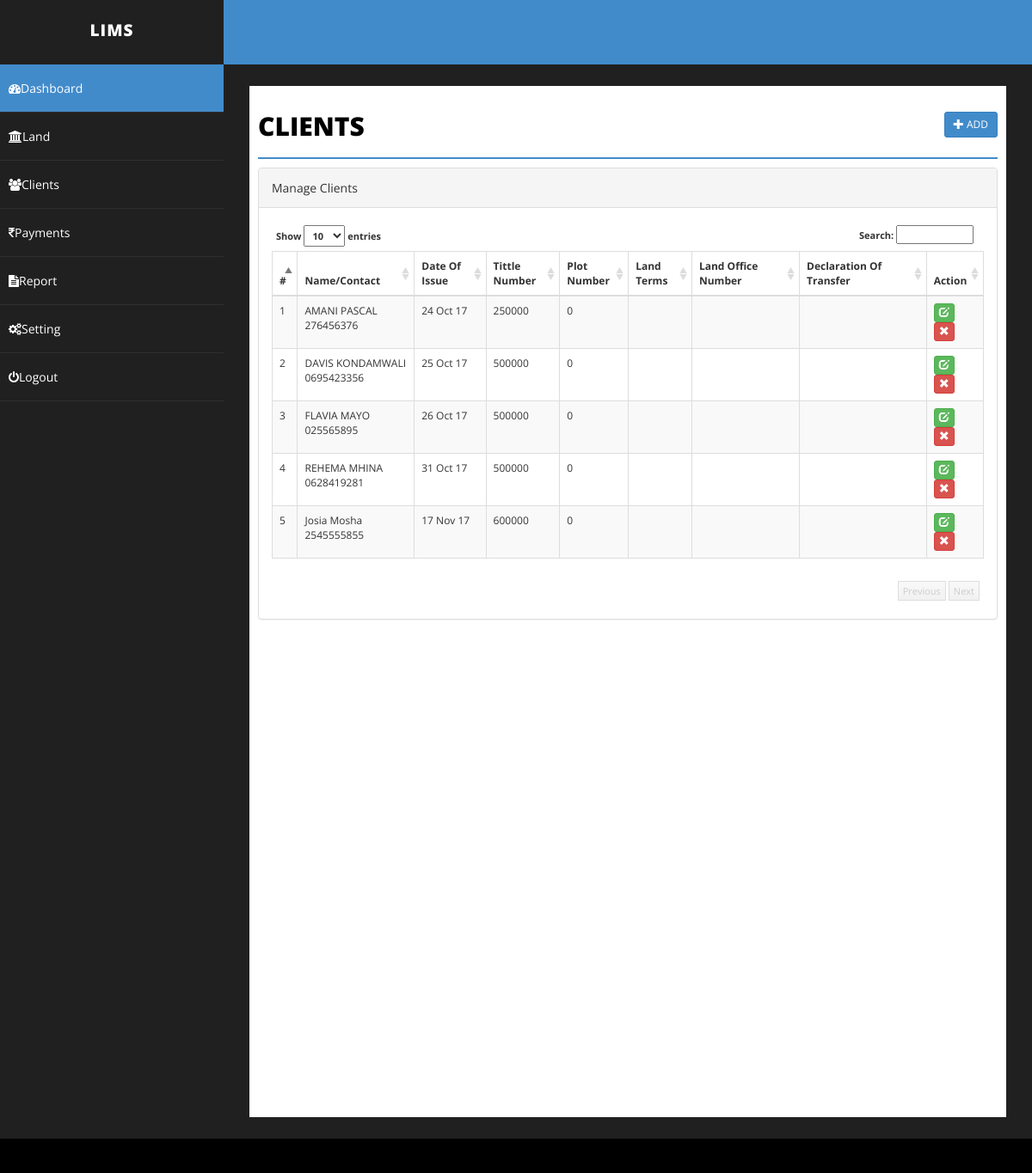
/student.php (signed in), run on the app's committed database.
### tables this page shows
CREATE TABLE IF NOT EXISTS `student` (
  `id` int(255) NOT NULL AUTO_INCREMENT,
  `emailid` varchar(255) NOT NULL,
  `sname` varchar(255) NOT NULL,
  `joindate` datetime NOT NULL,
  `about` text NOT NULL,
  `contact` varchar(255) NOT NULL,
  `fees` int(255) NOT NULL,
  `branch` varchar(255) NOT NULL,
  `balance` int(255) NOT NULL,
  `delete_status` enum('0','1') NOT NULL DEFAULT '0',
  PRIMARY KEY (`id`)
);

### student.php (the view, shortened to what this page needs)
<?php
include("php/dbconnect.php");
$id="";
$emailid='';
$sname='';
$joindate = '';
$contact='';
$balance = '';
$land_terms = '';
$office_number = '';
$fees='';
$advancefees= '';
$about = '';
$branch='';
$dot='';
$action = "add";
?>
<!DOCTYPE html>
<html xmlns="http://www.w3.org/1999/xhtml">
<head>
    <link href="css/bootstrap.css" rel="stylesheet" />
    <link href="css/font-awesome.css" rel="stylesheet" />
    <link href="css/basic.css" rel="stylesheet" />
    <link href="css/custom.css" rel="stylesheet" />
	<link href="css/ui.css" rel="stylesheet" />
	<link href="css/datepicker.css" rel="stylesheet" />
</head>
<?php
include("php/header.php");
?>
        <div id="page-wrapper">
            <div id="page-inner">
                <div class="row">
                    <div class="col-md-12">
                        <h1 class="page-head-line">Clients
						<?php
						echo (isset($_GET['action']) && @$_GET['action']=="add" || @$_GET['action']=="edit")?
						' <a href="clients.php" class="btn btn-primary btn-sm pull-right">Back <i class="glyphicon glyphicon-arrow-right"></i></a>':'<a href="clients.php?action=add" class="btn btn-primary btn-sm pull-right"><i class="glyphicon glyphicon-plus"></i> Add </a>';
						?>
						</h1>
                    </div>
                </div>
        <?php
		 if(isset($_GET['action']) && @$_GET['action']=="add" || @$_GET['action']=="edit")
		 {
		?>
			<script type="text/javascript" src="js/validation/jquery.validate.min.js"></script>
                <div class="row">
                    <div class="col-sm-10 col-sm-offset-1">
               <div class="panel panel-primary">
                        <div class="panel-heading">
                           <?php echo ($action=="add")? "Add Client": "Edit Client"; ?>
                        </div>
						<form action="clients.php" method="post" id="signupForm1" class="form-horizontal">
                        <div class="panel-body">
						<fieldset class="scheduler-border" >
						 <legend  class="scheduler-border">Personal Information:</legend>
						<div class="form-group">
								<label class="col-sm-2 control-label" for="Old">Name* </label>
								<div class="col-sm-10">
									<input type="text" class="form-control" id="sname" name="sname" value="<?php echo $sname;?>"  />
								</div>
							</div>
						<div class="form-group">
								<label class="col-sm-2 control-label" for="Old">Contact* </label>
								<div class="col-sm-10">
									<input type="text" class="form-control" id="contact" name="contact" value="<?php echo $contact;?>" maxlength="10" />
								</div>
							</div>
						<div class="form-group">
								<label class="col-sm-2 control-label" for="Old">Location* </label>
								<div class="col-sm-10">
									<select  class="form-control" id="branch" name="branch" >
									<option value="" >Select Location*</option>
                                    <?php
									$sql = "select * from branch where delete_status='0' order by branch.branch asc";
									$q = $conn->query($sql);
									while($r = $q->fetch_assoc())
									{
									echo '<option value="'.$r['id'].'"  '.(($branch==$r['id'])?'selected="selected"':'').'>'.$r['branch'].'</option>';
									}
									?>
									</select>
								</div>
						</div>
						<div class="form-group">
								<label class="col-sm-2 control-label" for="Old">DOJ* </label>
								<div class="col-sm-10">
									<input type="text" class="form-control" id="joindate" name="joindate" value="<?php echo  ($joindate!='')?date("Y-m-d", strtotime($joindate)):'';?>" style="background-color: #fff;" readonly />
								</div>
							</div>
						 </fieldset>
							<fieldset class="scheduler-border" >
						 <legend  class="scheduler-border">Land Information:</legend>
						<div class="form-group">
								<label class="col-sm-2 control-label" for="Old">Tittle number </label>
								<div class="col-sm-10">
									<input type="text" class="form-control" id="fees" name="fees" value="<?php echo $fees;?>" <?php echo ($action=="update")?"enabled":""; ?>  />
								</div>
						</div>
					    <?php
						if($action=="add")
						{
						?>
						<div class="form-group">
								<label class="col-sm-2 control-label" for="Old">Plot Size* </label>
								<div class="col-sm-10">
									<input type="text" class="form-control" id="advancefees" name="advancefees"value="<?php echo $advancefees;?>" <?php echo ($action=="update")?"enabled":""; ?>  />
								</div>
						</div>
						<?php
						}
						?>
						<div class="form-group">
								<label class="col-sm-2 control-label" for="Old">Plot Number </label>
								<div class="col-sm-10">
									<input type="text" class="form-control"  id="balance" name="balance"value="<?php echo $balance;?>" <?php echo ($action=="update")?"enabled":""; ?>  />
								</div>
						</div>
                        <div class="form-group">
								<label class="col-sm-2 control-label" for="Password">Land Office Number</label>
								<div class="col-sm-10">
	                        <input type="text" class="form-control" id="office_number" name="office_number"value= "<?php echo $office_number;?>" <?php echo ($action=="update")?"enabled":""; ?>  />
								</div>
							</div>
						<div class="form-group">
								<label class="col-sm-2 control-label" for="Password"> Land Terms </label>
								<div class="col-sm-10">
                                    <select  class="form-control" id="land_terms" name="land_terms" value="<?php echo $land_terms;?>" <?php echo ($action=="update")?"enabled":""; ?>  />
									<option value="">Select Type*</option>
									<option>33</option>
									<option>66</option>
									<option>99</option>
									</select>
								</div>
							</div>
					  <div class="form-group">
								<label class="col-sm-2 control-label" for="Password"> Declaration Of Transfer</label>
								<div class="col-sm-10">
                                    <select  class="form-control" id="dot" name="dot" value="<?php echo $dot;?>" <?php echo($action=="update")?"enabled":""; ?>  />
									<option value="">Select Type*</option>
									<option>Mortgages or Bond</option>
									<option>Forced Sales and attachments</option>
									<option>Tenure</option>
									<option>Lease</option>
									<option>Power of Attorney</option>
									</select>
								</div>
							</div>
						<?php
						if($action=="add")
						{
						?>
				          </div>
	                           <div class="form-group">
								<label class="col-sm-2 control-label" for="Password">Land Cost(Tsh)</label>
								<div class="col-sm-10">
	                        <input type="text" class="form-control" id="remark" name="remark"/>
								</div>
							</div>
						<?php
						}
						?>
							</fieldset>
							 <fieldset class="scheduler-border" >
						 <legend  class="scheduler-border">Optional Information:</legend>
							<div class="form-group">
								<label class="col-sm-2 control-label" for="Password">About Client </label>
								<div class="col-sm-10">
	                        <textarea class="form-control" id="about" name="about"><?php echo $about;?></textarea >
								</div>
							</div>
							<div class="form-group">
								<label class="col-sm-2 control-label" for="Old">Email Id </label>
								<div class="col-sm-10">
									<input type="text" class="form-control" id="emailid" name="emailid" value="<?php echo $emailid;?>"  />
								</div>
						    </div>
							</fieldset>
						<div class="form-group">
								<div class="col-sm-8 col-sm-offset-2">
								<input type="hidden" name="id" value="<?php echo $id;?>">
								<input type="hidden" name="action" value="<?php echo $action;?>">
									<button type="submit" name="save" class="btn btn-primary">Save </button>
								</div>
							</div>
                         </div>
							</form>
                        </div>
                            </div>
                </div>
		<script type="text/javascript">
		$( document ).ready( function () {
		$( "#joindate" ).datepicker({
dateFormat:"yy-mm-dd",
changeMonth: true,
changeYear: true,
yearRange: "1970:<?php echo date('Y');?>"
});
		if($("#signupForm1").length > 0)
         {
		 <?php if($action=='add')
		 {
		 ?>
			$( "#signupForm1" ).validate( {
				rules: {
					sname: "required",
					joindate: "required",
					emailid: "email",
					branch: "required",
					contact: {
						required: true,
						digits: true
					},
					fees: {
						required: true,
						digits: true
					},
					advancefees: {
						required: true,
						digits: true
					},
				},
			<?php
			}else
			{
			?>
			$( "#signupForm1" ).validate( {
				rules: {
					sname: "required",
					joindate: "required",
					emailid: "email",
					branch: "required",
					contact: {
						required: true,
						digits: true
					}
				},
			<?php
			}
			?>
				errorElement: "em",
				errorPlacement: function ( error, element ) {
					// Add the `help-block` class to the error element
					error.addClass( "help-block" );
					// Add `has-feedback` class to the parent div.form-group
					// in order to add icons to inputs
					element.parents( ".col-sm-10" ).addClass( "has-feedback" );
					if ( element.prop( "type" ) === "checkbox" ) {
						error.insertAfter( element.parent( "label" ) );
					} else {
						error.insertAfter( element );
					}
					// Add the span element, if doesn't exists, and apply the icon classes to it.
					if ( !element.next( "span" )[ 0 ] ) {
						$( "<span class='glyphicon glyphicon-remove form-control-feedback'></span>" ).insertAfter( element );
					}
				},
				success: function ( label, element ) {
					// Add the span element, if doesn't exists, and apply the icon classes to it.
					if ( !$( element ).next( "span" )[ 0 ] ) {
						$( "<span class='glyphicon glyphicon-ok form-control-feedback'></span>" ).insertAfter( $( element ) );
					}
				},
				highlight: function ( element, errorClass, validClass ) {
					$( element ).parents( ".col-sm-10" ).addClass( "has-error" ).removeClass( "has-success" );
					$( element ).next( "span" ).addClass( "glyphicon-remove" ).removeClass( "glyphicon-ok" );
				},
				unhighlight: function ( element, errorClass, validClass ) {
					$( element ).parents( ".col-sm-10" ).addClass( "has-success" ).removeClass( "has-error" );
					$( element ).next( "span" ).addClass( "glyphicon-ok" ).removeClass( "glyphicon-remove" );
				}
			} );
			}
		} );
	</script>
		<?php
		}else{
		?>
		 <link href="css/datatable/datatable.css" rel="stylesheet" />
		<div class="panel panel-default">
                        <div class="panel-heading">
                            Manage Clients
                        </div>
                        <div class="panel-body">
                            <div class="table-sorting table-responsive">
                                <table class="table table-striped table-bordered table-hover" id="tSortable22">
                                    <thead>
                                        <tr>
                                            <th>#</th>
                                            <th>Name/Contact</th>
                                            <th>Date Of Issue</th>
                                            <th>Tittle Number</th>
											<th>Plot Number</th>
											<th>Land Terms</th>
											<th>Land Office Number</th>
											<th>Declaration Of Transfer</th>
											<th>Action</th>
                                        </tr>
                                    </thead>
                                    <tbody>
									<?php
									$sql = "select * from student where delete_status='0'";
									$q = $conn->query($sql);
									$i=1;
									while($r = $q->fetch_assoc())
									{
									echo '<tr '.(($r['balance'])?:'').'>
                                            <td>'.$i.'</td>
                                            <td>'.$r['sname'].'<br/>'.$r['contact'].'</td>
                                            <td>'.date("d M y", strtotime($r['joindate'])).'</td>
                                            <td>'.$r['fees'].'</td>
											<td>'.$r['balance'].'</td>
											<td>'.$r['land_terms'].'</td>
											<td>'.$r['office_number'].'</td>
											<td>'.$r['dot'].'</td>
											<td>
											<a href="clients.php?action=edit&id='.$r['id'].'" class="btn btn-success btn-xs"><span class="glyphicon glyphicon-edit"></span></a>
											<a onclick="return confirm(\'Are you sure you want to delete this record\');" href="clients.php?action=delete&id='.$r['id'].'" class="btn btn-danger btn-xs"><span class="glyphicon glyphicon-remove"></span></a> </td>
                                        </tr>';
										$i++;
									}
									?>
                                    </tbody>
                                </table>
                            </div>
                        </div>
                    </div>
		<?php
		}
		?>
            </div>
        </div>
    </div>
    <div id="footer-sec">
    </div>
</body>
</html>

### data on the page
student: sname "AMANI PASCAL", contact "276456376", joindate "24 Oct 17", fees "250000", balance "0"
student: sname "DAVIS KONDAMWALI", contact "0695423356", joindate "25 Oct 17", fees "500000", balance "0"
student: sname "FLAVIA MAYO", contact "025565895", joindate "26 Oct 17", fees "500000", balance "0"
student: sname "REHEMA MHINA", contact "0628419281", joindate "31 Oct 17", fees "500000", balance "0"
student: sname "Josia Mosha", contact "2545555855", joindate "17 Nov 17", fees "600000", balance "0"
